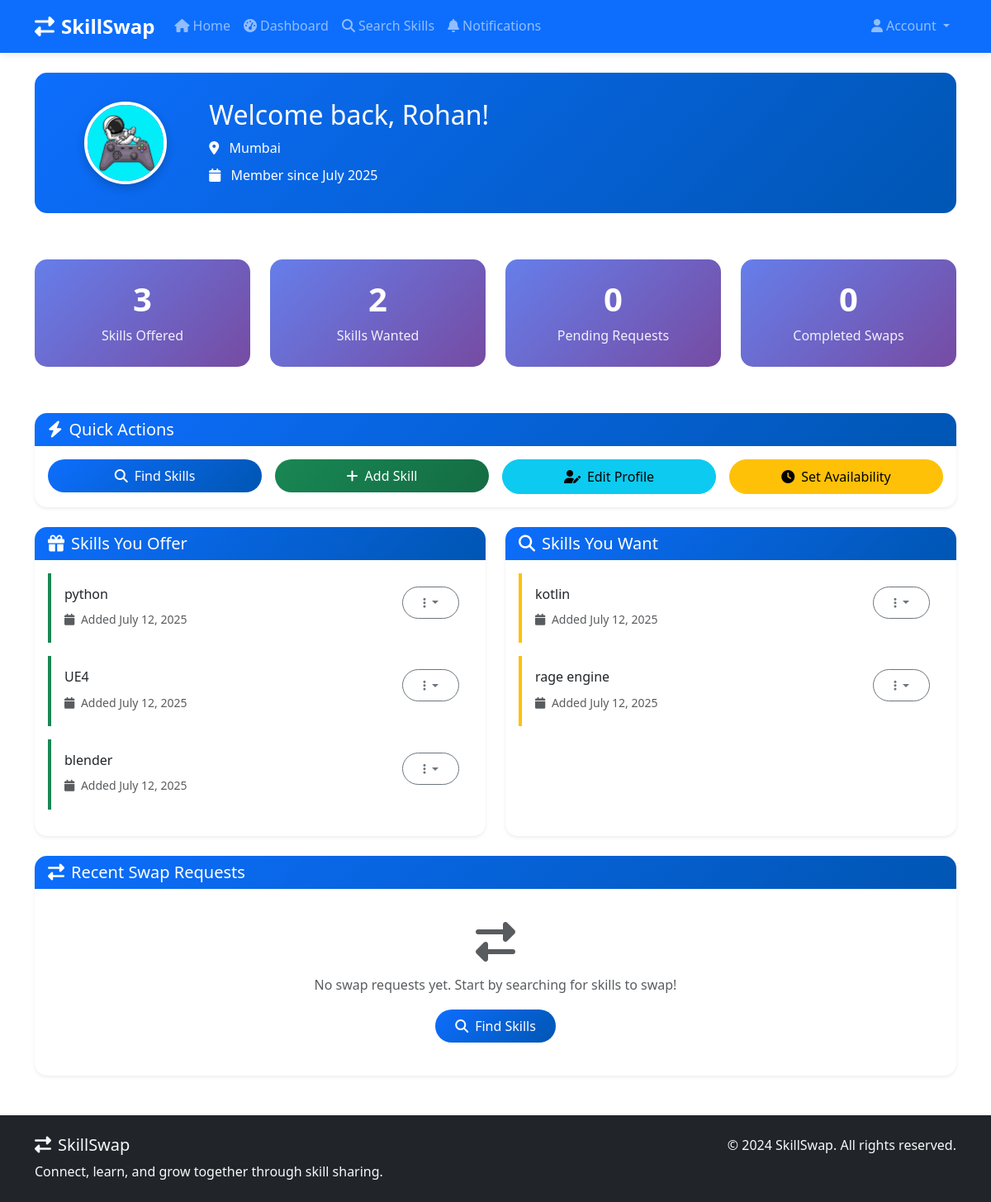
/dashboard (signed in), run on the app's committed database.
### tables this page shows
CREATE TABLE users (
            id INTEGER PRIMARY KEY AUTOINCREMENT,
            email TEXT UNIQUE NOT NULL,
            password_hash TEXT NOT NULL,
            name TEXT NOT NULL,
            location TEXT,
            profile_photo TEXT,
            availability TEXT,
            is_public INTEGER DEFAULT 1,
            is_admin INTEGER DEFAULT 0,
            is_banned INTEGER DEFAULT 0,
            created_at TIMESTAMP DEFAULT CURRENT_TIMESTAMP
        );

CREATE TABLE skills (
            id INTEGER PRIMARY KEY AUTOINCREMENT,
            user_id INTEGER,
            skill_name TEXT NOT NULL,
            skill_type TEXT NOT NULL, -- 'offered' or 'wanted'
            description TEXT,
            is_approved INTEGER DEFAULT 1,
            created_at TIMESTAMP DEFAULT CURRENT_TIMESTAMP,
            FOREIGN KEY (user_id) REFERENCES users (id)
        );

### skill_swap_app.py (the view)
@app.route('/dashboard')
@login_required
def dashboard():
    conn = get_db()
    user = conn.execute('SELECT * FROM users WHERE id = ?', (session['user_id'],)).fetchone()
    if not user:
        session.clear()
        flash('User session invalid. Please log in again.', 'error')
        return redirect(url_for('login'))
    offered_skills = conn.execute('''
        SELECT * FROM skills WHERE user_id = ? AND skill_type = 'offered'
    ''', (session['user_id'],)).fetchall()
    wanted_skills = conn.execute('''
        SELECT * FROM skills WHERE user_id = ? AND skill_type = 'wanted'
    ''', (session['user_id'],)).fetchall()
    sent_requests = conn.execute('''
        SELECT sr.*, u.name as provider_name, s1.skill_name as offered_skill_name, s2.skill_name as wanted_skill_name
        FROM swap_requests sr
        JOIN users u ON sr.provider_id = u.id
        JOIN skills s1 ON sr.offered_skill_id = s1.id
        JOIN skills s2 ON sr.wanted_skill_id = s2.id
        WHERE sr.requester_id = ?
        ORDER BY sr.created_at DESC
    ''', (session['user_id'],)).fetchall()
    received_requests = conn.execute('''
        SELECT sr.*, u.name as requester_name, s1.skill_name as offered_skill_name, s2.skill_name as wanted_skill_name
        FROM swap_requests sr
        JOIN users u ON sr.requester_id = u.id
        JOIN skills s1 ON sr.offered_skill_id = s1.id
        JOIN skills s2 ON sr.wanted_skill_id = s2.id
        WHERE sr.provider_id = ?
        ORDER BY sr.created_at DESC
    ''', (session['user_id'],)).fetchall()
    unread_notifications = conn.execute('''
        SELECT COUNT(*) as count FROM notifications
        WHERE user_id = ? AND is_read = 0
    ''', (session['user_id'],)).fetchone()['count']
    conn.close()
    user = convert_row_datetimes(user)
    offered_skills = convert_rows_datetimes(offered_skills)
    wanted_skills = convert_rows_datetimes(wanted_skills)
    sent_requests = convert_rows_datetimes(sent_requests)
    received_requests = convert_rows_datetimes(received_requests)
    all_requests = sent_requests + received_requests
    all_requests.sort(key=lambda x: x.get('created_at', datetime.min) if x else datetime.min, reverse=True)
    stats = {
        'offered_skills': len(offered_skills),
        'wanted_skills': len(wanted_skills),
        'pending_requests': len([r for r in all_requests if r and r.get('status') == 'pending']),
        'completed_swaps': len([r for r in all_requests if r and r.get('status') == 'accepted'])
    }
    return render_template('dashboard.html',
                         user=user,
                         offered_skills=offered_skills,
                         wanted_skills=wanted_skills,
                         swap_requests=all_requests,
                         stats=stats,
                         unread_notifications=unread_notifications)

### templates/dashboard.html (shortened to what this page needs)
{% extends "base.html" %}
{% block content %}
<div class="row mb-4">
    <div class="col-12">
        <div class="profile-header">
            <div class="row align-items-center">
                <div class="col-md-2 text-center">
                    {% if user.profile_photo %}
                        <img src="{{ url_for('static', filename='uploads/' + user.profile_photo) }}"
                             alt="Profile" class="profile-avatar">
                    {% else %}
                        <img src="{{ url_for('static', filename='images/default-avatar.png') }}"
                             alt="Profile" class="profile-avatar">
                    {% endif %}
                </div>
                <div class="col-md-10">
                    <h2 class="mb-2">Welcome back, {{ user.name or 'User' }}!</h2>
                    <p class="mb-2">
                        <i class="fas fa-map-marker-alt me-2"></i>
                        {{ user.location or 'Location not specified' }}
                    </p>
                    <p class="mb-0">
                        <i class="fas fa-calendar me-2"></i>
                        Member since {{ user.created_at.strftime('%B %Y') if user and user.created_at else 'Recently' }}
                    </p>
                </div>
            </div>
        </div>
    </div>
</div>
<div class="row mb-4">
    <div class="col-md-3 mb-3">
        <div class="stats-card text-center">
            <h3 class="display-6 fw-bold">{{ stats.offered_skills }}</h3>
            <p class="mb-0">Skills Offered</p>
        </div>
    </div>
    <div class="col-md-3 mb-3">
        <div class="stats-card text-center">
            <h3 class="display-6 fw-bold">{{ stats.wanted_skills }}</h3>
            <p class="mb-0">Skills Wanted</p>
        </div>
    </div>
    <div class="col-md-3 mb-3">
        <div class="stats-card text-center">
            <h3 class="display-6 fw-bold">{{ stats.pending_requests }}</h3>
            <p class="mb-0">Pending Requests</p>
        </div>
    </div>
    <div class="col-md-3 mb-3">
        <div class="stats-card text-center">
            <h3 class="display-6 fw-bold">{{ stats.completed_swaps }}</h3>
            <p class="mb-0">Completed Swaps</p>
        </div>
    </div>
</div>
<div class="row mb-4">
    <div class="col-12">
        <div class="card border-0 shadow-sm">
            <div class="card-header">
                <h5 class="mb-0">
                    <i class="fas fa-bolt me-2"></i>Quick Actions
                </h5>
            </div>
            <div class="card-body">
                <div class="row g-3">
                    <div class="col-md-3">
                        <a href="{{ url_for('search') }}" class="btn btn-primary w-100">
                            <i class="fas fa-search me-2"></i>Find Skills
                        </a>
                    </div>
                    <div class="col-md-3">
                        <button class="btn btn-success w-100" data-bs-toggle="modal" data-bs-target="#addSkillModal">
                            <i class="fas fa-plus me-2"></i>Add Skill
                        </button>
                    </div>
                    <div class="col-md-3">
                        <a href="{{ url_for('profile') }}" class="btn btn-info w-100">
                            <i class="fas fa-user-edit me-2"></i>Edit Profile
                        </a>
                    </div>
                    <div class="col-md-3">
                        <button class="btn btn-warning w-100" data-bs-toggle="modal" data-bs-target="#availabilityModal">
                            <i class="fas fa-clock me-2"></i>Set Availability
                        </button>
                    </div>
                </div>
            </div>
        </div>
    </div>
</div>
<div class="row mb-4">
    <div class="col-md-6">
        <div class="card border-0 shadow-sm h-100">
            <div class="card-header">
                <h5 class="mb-0">
                    <i class="fas fa-gift me-2"></i>Skills You Offer
                </h5>
            </div>
            <div class="card-body">
                {% if offered_skills %}
                    {% for skill in offered_skills %}
                    <div class="skill-card offered p-3 mb-3">
                        <div class="d-flex justify-content-between align-items-start">
                            <div>
                                <h6 class="mb-1">{{ skill.skill_name }}</h6>
                                <small class="text-muted">
                                    <i class="fas fa-calendar me-1"></i>
                                    Added {{ skill.created_at.strftime('%B %d, %Y') if skill.created_at else 'Recently' }}
                                </small>
                            </div>
                            <div class="dropdown">
                                <button class="btn btn-sm btn-outline-secondary dropdown-toggle" data-bs-toggle="dropdown">
                                    <i class="fas fa-ellipsis-v"></i>
                                </button>
                            </div>
                        </div>
                    </div>
                    {% endfor %}
                {% endif %}
            </div>
        </div>
    </div>
    <div class="col-md-6">
        <div class="card border-0 shadow-sm h-100">
            <div class="card-header">
                <h5 class="mb-0">
                    <i class="fas fa-search me-2"></i>Skills You Want
                </h5>
            </div>
            <div class="card-body">
                {% if wanted_skills %}
                    {% for skill in wanted_skills %}
                    <div class="skill-card wanted p-3 mb-3">
                        <div class="d-flex justify-content-between align-items-start">
                            <div>
                                <h6 class="mb-1">{{ skill.skill_name }}</h6>
                                <small class="text-muted">
                                    <i class="fas fa-calendar me-1"></i>
                                    Added {{ skill.created_at.strftime('%B %d, %Y') if skill.created_at else 'Recently' }}
                                </small>
                            </div>
                            <div class="dropdown">
                                <button class="btn btn-sm btn-outline-secondary dropdown-toggle" data-bs-toggle="dropdown">
                                    <i class="fas fa-ellipsis-v"></i>
                                </button>
                            </div>
                        </div>
                    </div>
                    {% endfor %}
                {% endif %}
            </div>
        </div>
    </div>
</div>
<div class="row mb-4">
    <div class="col-12">
        <div class="card border-0 shadow-sm">
            <div class="card-header">
                <h5 class="mb-0">
                    <i class="fas fa-exchange-alt me-2"></i>Recent Swap Requests
                </h5>
            </div>
            <div class="card-body">
                {% if swap_requests %}
                    <div class="table-responsive">
                        <table class="table table-hover">
                            <thead>
                                <tr>
                                    <th>Type</th>
                                    <th>User</th>
                                    <th>Skills</th>
                                    <th>Status</th>
                                    <th>Date</th>
                                    <th>Actions</th>
                                </tr>
                            </thead>
                            <tbody>
                                {% for request in swap_requests %}
                                <tr>
                                    <td>
                                        {% if request.requester_id == session.user_id %}
                                            <span class="badge bg-info">Sent</span>
                                        {% else %}
                                            <span class="badge bg-warning">Received</span>
                                        {% endif %}
                                    </td>
                                    <td>
                                        {% if request.requester_id == session.user_id %}
                                            {{ request.provider_name }}
                                        {% else %}
                                            {{ request.requester_name }}
                                        {% endif %}
                                    </td>
                                    <td>
                                        <small>
                                            <strong>Offered:</strong> {{ request.offered_skill_name }}<br>
                                            <strong>Wanted:</strong> {{ request.wanted_skill_name }}
                                        </small>
                                    </td>
                                    <td>
                                        <span class="badge bg-{{ 'success' if request.status == 'accepted' else 'warning' if request.status == 'pending' else 'danger' }}">
                                            {{ request.status.title() }}
                                        </span>
                                    </td>
                                    <td>
                                        <small>{{ request.created_at.strftime('%B %d, %Y') }}</small>
                                    </td>
                                    <td>
                                        {% if request.status == 'pending' %}
                                            {% if request.requester_id != session.user_id %}
                                            <div class="btn-group btn-group-sm">
                                                <a href="{{ url_for('respond_swap', request_id=request.id, action='accept') }}"
                                                   class="btn btn-success btn-sm">
                                                    <i class="fas fa-check"></i>
                                                </a>
                                                <a href="{{ url_for('respond_swap', request_id=request.id, action='reject') }}"
                                                   class="btn btn-danger btn-sm">
                                                    <i class="fas fa-times"></i>
                                                </a>
                                            </div>
                                            {% else %}
                                            <a href="{{ url_for('cancel_swap', request_id=request.id) }}"
                                               class="btn btn-outline-danger btn-sm">
                                                <i class="fas fa-times me-1"></i>Cancel
                                            </a>
                                            {% endif %}
                                        {% elif request.status == 'accepted' %}
                                            <a href="{{ url_for('rate_swap', request_id=request.id) }}"
                                               class="btn btn-primary btn-sm">
                                                <i class="fas fa-star me-1"></i>Rate
                                            </a>
                                        {% endif %}
                                    </td>
                                </tr>
                                {% endfor %}
                            </tbody>
                        </table>
                    </div>
                {% else %}
                    <div class="text-center text-muted py-4">
                        <i class="fas fa-exchange-alt fa-3x mb-3"></i>
                        <p>No swap requests yet. Start by searching for skills to swap!</p>
                        <a href="{{ url_for('search') }}" class="btn btn-primary">
                            <i class="fas fa-search me-2"></i>Find Skills
                        </a>
                    </div>
                {% endif %}
            </div>
        </div>
    </div>
</div>
{% endblock %}

### data on the page
users: profile_photo (picture), name "Rohan", location "Mumbai"
skills: skill_name "python", created_at "July 12, 2025"
skills: skill_name "UE4", created_at "July 12, 2025"
skills: skill_name "blender", created_at "July 12, 2025"
skills: skill_name "kotlin", created_at "July 12, 2025"
skills: skill_name "rage engine", created_at "July 12, 2025"

### other printed values
{{ stats.offered_skills }} "3"
{{ stats.wanted_skills }} "2"
{{ stats.pending_requests }} "0"
{{ stats.completed_swaps }} "0"
